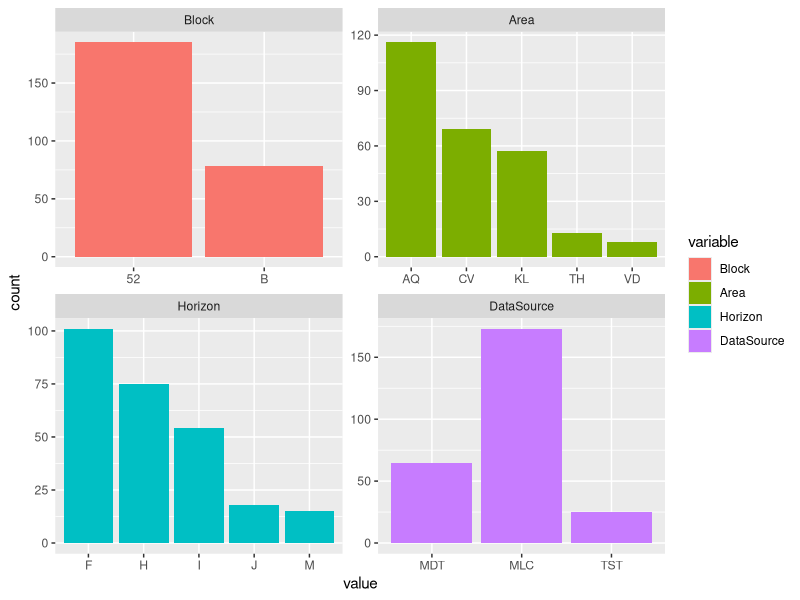
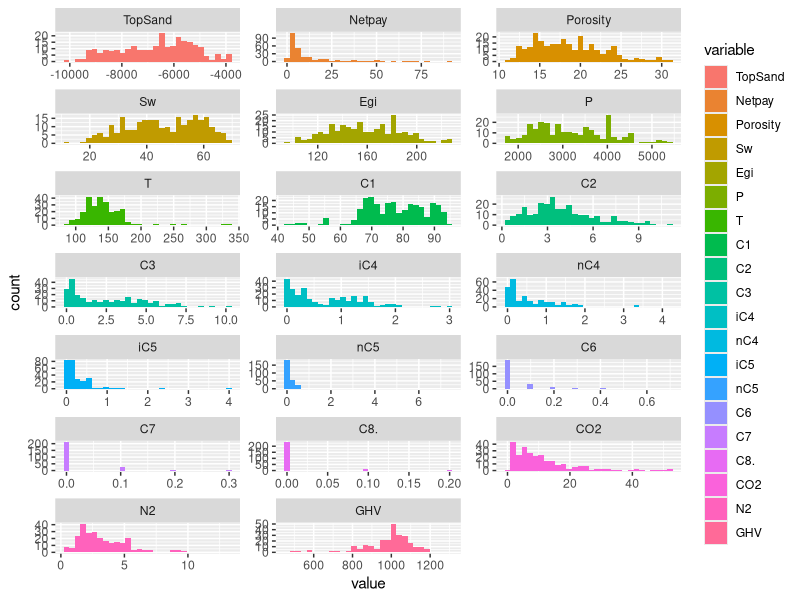
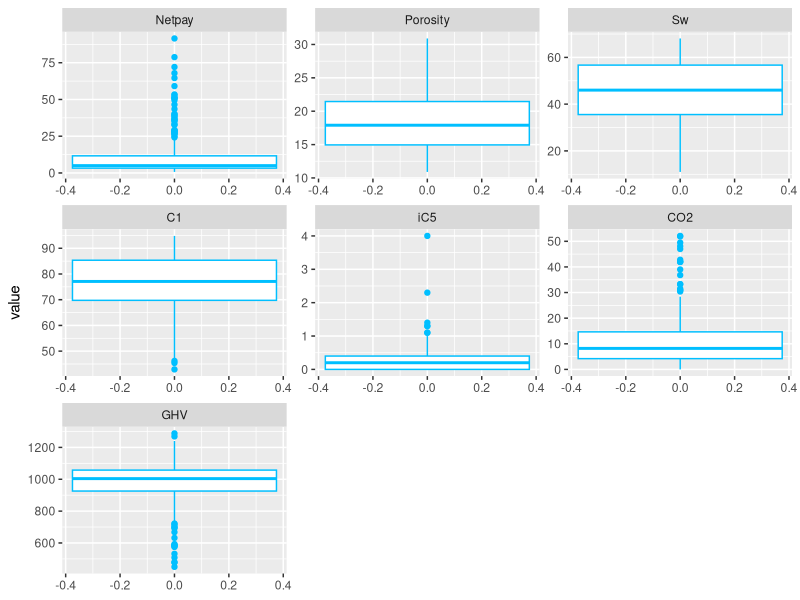
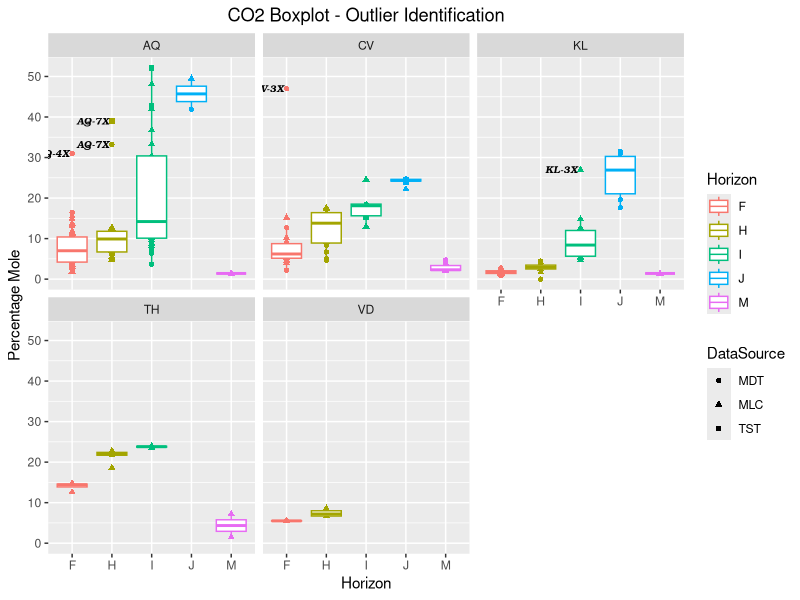
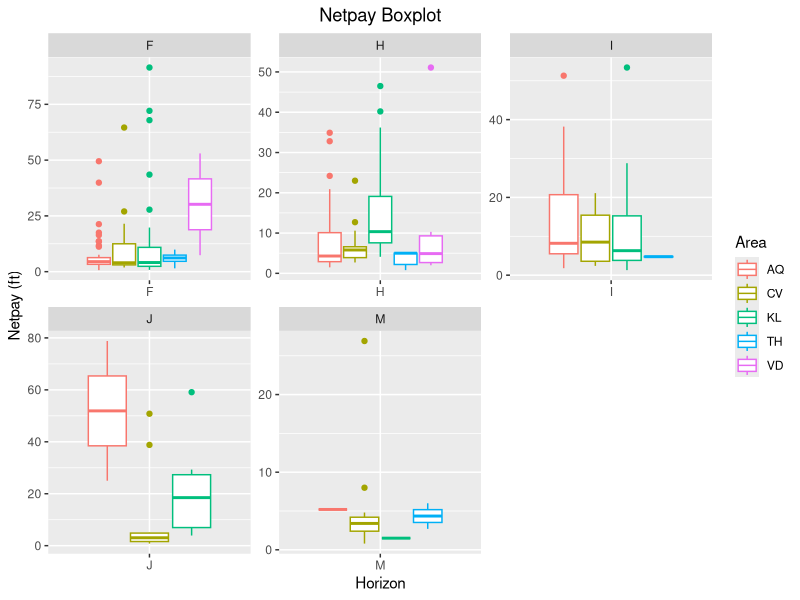
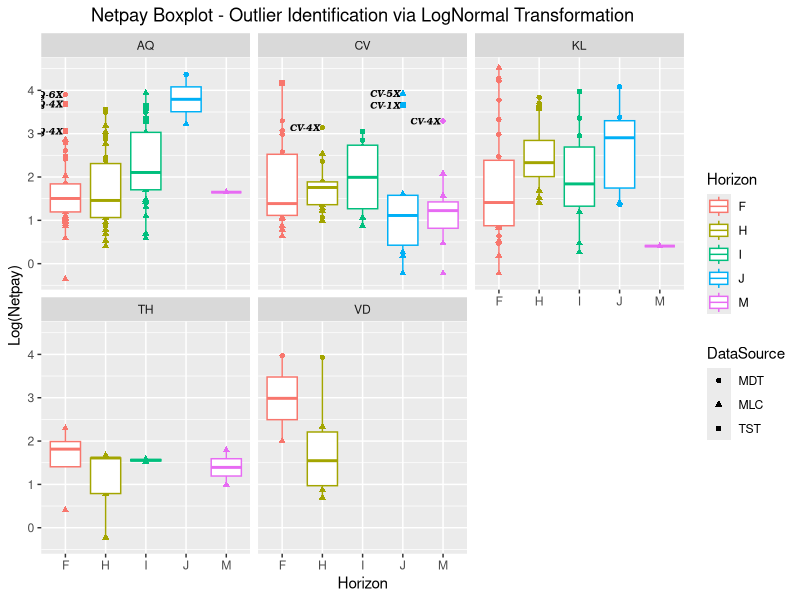

Source code (R) for these figures, in order:
## ---- chunk 1
knitr::opts_chunk$set(echo = TRUE)
## ---- chunk 2
# Call necessary packages:
library(reshape2)
library(ggplot2)

## ---- chunk 3
fluiddata = read.csv('../data/FluidData.csv')
labdata = read.csv('../data/LabData.csv')

#str(fluiddata)

## ---- chunk 4
summary(fluiddata)
## ---- chunk 5
m_fluiddata = melt(fluiddata,id="Id")
cm_fluiddata = m_fluiddata[m_fluiddata$variable %in% c("Block","Area","Horizon","DataSource"),]
nm_fluiddata = m_fluiddata[m_fluiddata$variable %in% c("TopSand","Netpay","Porosity","Sw","Egi","P","T","C1",
                                                   "C2","C3","iC4","nC4","iC5","nC5","C6","C7","C8.",
                                                   "CO2","N2","GHV"),]
nm_fluiddata$value = as.numeric(as.character(nm_fluiddata$value))

ggplot(data=cm_fluiddata,aes(x=value)) + geom_histogram(stat="count",aes(fill = variable)) +
  facet_wrap(~variable,scales = "free")

## ---- chunk 6

ggplot(nm_fluiddata,aes(x=value)) + geom_histogram(aes(fill = variable))+
facet_wrap(~variable,ncol=3,scales = "free")
## ---- chunk 7
#Boxplot
m2_fluiddata = melt(fluiddata,id=c("Id","Block","Area","WellName","Horizon","DataSource"))
nm2_fluiddata = m2_fluiddata[m2_fluiddata$variable %in% c("Netpay","Porosity","Sw","C1","iC5","CO2","GHV"),]
nm2_fluiddata$value = as.numeric(as.character(nm2_fluiddata$value))

ggplot(nm2_fluiddata,aes(y=value)) + geom_boxplot(col="deepskyblue")+facet_wrap(~variable,scale="free")
## ---- chunk 8
CO2_nm2_fluiddata = nm2_fluiddata[nm2_fluiddata$variable %in% c("CO2"),]

g=ggplot(CO2_nm2_fluiddata,aes(x=Horizon,y=value)) + geom_point(aes(shape=DataSource,col=Horizon),size=1.5)+
geom_text(aes(label=ifelse(((value>25)&(Horizon %in% c("F","H"))|((value>20) & (Horizon=="I") & (Area=="KL"))),as.character(WellName),'')),family="Bookman",fontface="bold.italic",size=2.5,hjust=1.1,col='black')+
  facet_wrap(~Area)
g+geom_boxplot(aes(color=Horizon),outlier.color=NA)+ggtitle("CO2 Boxplot - Outlier Identification")+theme(plot.title=element_text(hjust=0.5))+ labs(y="Percentage Mole")
## ---- chunk 9
Net_nm2_fluiddata = nm2_fluiddata[nm2_fluiddata$variable %in% c("Netpay"),]

ggplot(Net_nm2_fluiddata,aes(x=Horizon,y=value)) + geom_boxplot(mapping=aes(col=Area))+facet_wrap(~Horizon,scales="free")+
  ggtitle("Netpay Boxplot")+theme(plot.title=element_text(hjust=0.5))+ labs(y="Netpay (ft)")

## ---- chunk 10
Net_nm2_fluiddata$value = log(Net_nm2_fluiddata$value)

g=ggplot(Net_nm2_fluiddata,aes(x=Horizon,y=value)) + geom_point(aes(shape=DataSource,col=Horizon),size=1.5)+
geom_text(aes(label=ifelse(((value>3)&(Horizon %in% c("F") &(Area=="AQ"))|((value>3) & (Horizon %in% c("H","J","M")) & (Area=="CV"))),as.character(WellName),'')),family="Bookman",fontface="bold.italic",size=2.5,hjust=1.1,col='black')+
  facet_wrap(~Area)
g+geom_boxplot(aes(color=Horizon),outlier.color=NA)+ggtitle("Netpay Boxplot - Outlier Identification via LogNormal Transformation")+theme(plot.title=element_text(hjust=0.5)) + labs(y="Log(Netpay)")


